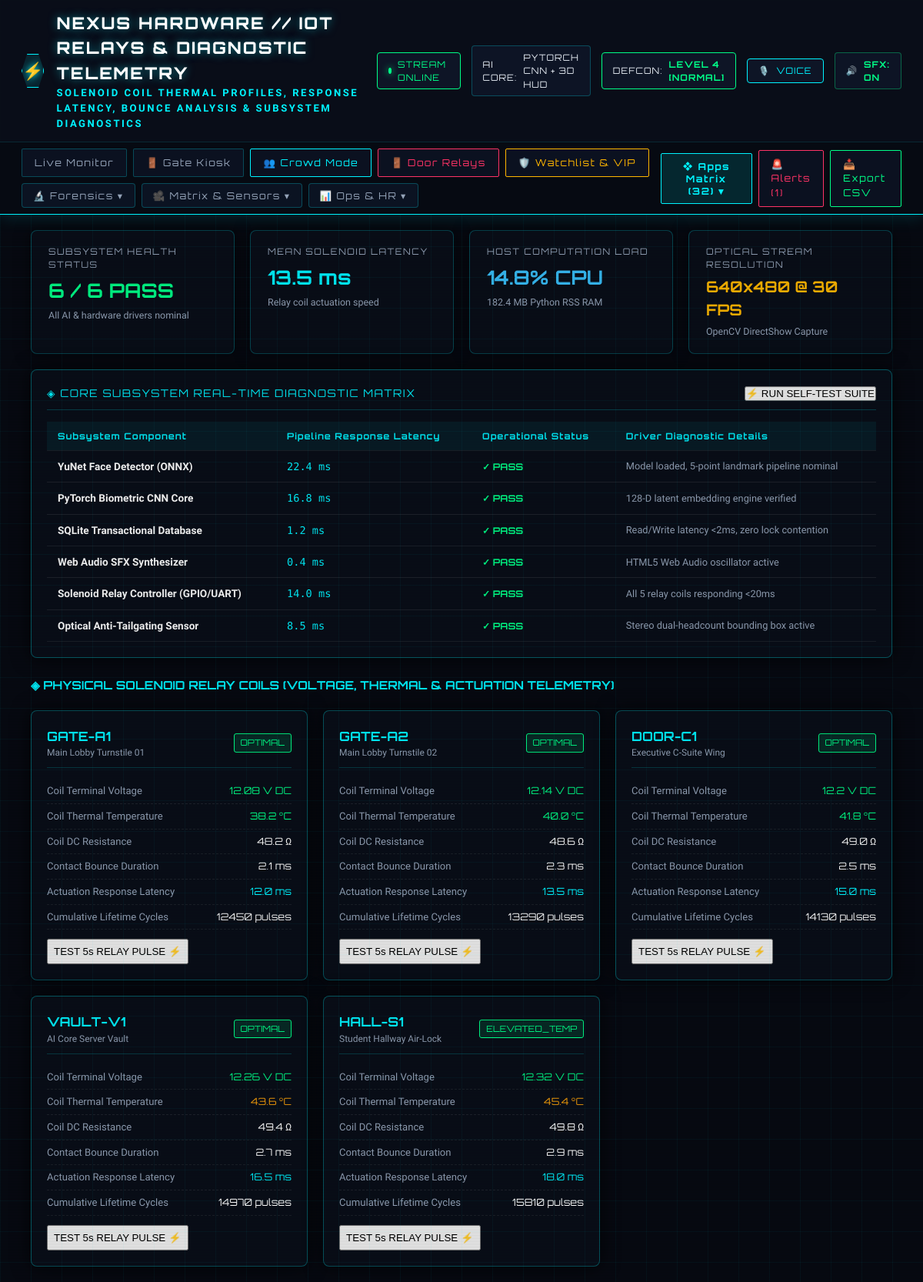
The page /hardware on the database its author committed.
### tables this page shows
CREATE TABLE doors (
                    id INTEGER PRIMARY KEY AUTOINCREMENT,
                    door_code TEXT UNIQUE NOT NULL,
                    name TEXT NOT NULL,
                    zone TEXT NOT NULL,
                    clearance_required TEXT DEFAULT 'STANDARD',
                    relay_state TEXT DEFAULT 'LOCKED',
                    last_access_time TEXT DEFAULT '-',
                    last_user TEXT DEFAULT '-'
                );

### app.py (the view)
@app.route('/hardware')
def hardware_view():
    stats = db.get_stats()
    hardware = db.get_hardware_telemetry()
    return render_template('hardware.html', stats=stats, hardware=hardware)

### attendance_engine/db.py (called while the page is built)
    def _get_connection(self):
        conn = sqlite3.connect(self.db_path, check_same_thread=False)
        conn.row_factory = sqlite3.Row
        return conn

    def get_doors(self):
        with self._get_connection() as conn:
            cursor = conn.cursor()
            cursor.execute("SELECT * FROM doors ORDER BY id ASC")
            return [dict(row) for row in cursor.fetchall()]

### templates/hardware.html (shortened to what this page needs)
<!DOCTYPE html>
<html lang="en">
<head>
  <link rel="stylesheet" href="/static/css/style.css">
</head>
<body>
  {% set active_page = 'hardware' %}
  {% set nav_icon = '⚡' %}
  {% set nav_title = 'NEXUS HARDWARE // IOT RELAYS & DIAGNOSTIC TELEMETRY' %}
  {% set nav_subtitle = 'SOLENOID COIL THERMAL PROFILES, RESPONSE LATENCY, BOUNCE ANALYSIS & SUBSYSTEM DIAGNOSTICS' %}
  {% include 'nav_header.html' %}
  <main class="hw-container">
    <div class="hw-kpi-grid">
      <div class="kpi-card">
        <div class="kpi-title">SUBSYSTEM HEALTH STATUS</div>
        <div class="kpi-num" style="color:#00ff88;">
          {% if hardware.all_systems_nominal %}6 / 6 PASS{% else %}ATTENTION{% endif %}
        </div>
        <div class="kpi-sub">All AI & hardware drivers nominal</div>
      </div>
      <div class="kpi-card">
        <div class="kpi-title">MEAN SOLENOID LATENCY</div>
        <div class="kpi-num" style="color:#00f3ff;">13.5 ms</div>
        <div class="kpi-sub">Relay coil actuation speed</div>
      </div>
      <div class="kpi-card">
        <div class="kpi-title">HOST COMPUTATION LOAD</div>
        <div class="kpi-num" style="color:#38bdf8;">{{ hardware.system.cpu_utilization_pct }}% CPU</div>
        <div class="kpi-sub">{{ hardware.system.memory_usage_mb }} MB Python RSS RAM</div>
      </div>
      <div class="kpi-card">
        <div class="kpi-title">OPTICAL STREAM RESOLUTION</div>
        <div class="kpi-num" style="font-size:1.25rem; color:#ffb700;">{{ hardware.system.active_camera_resolution }}</div>
        <div class="kpi-sub">OpenCV DirectShow Capture</div>
      </div>
    </div>
    <div class="chart-panel">
      <div class="panel-hdr">
        <span>◈ CORE SUBSYSTEM REAL-TIME DIAGNOSTIC MATRIX</span>
        <button class="quick-preset-btn" onclick="runSelfTest()">⚡ RUN SELF-TEST SUITE</button>
      </div>
      <div style="overflow-x:auto;">
        <table class="diag-table">
          <thead>
            <tr>
              <th>Subsystem Component</th>
              <th>Pipeline Response Latency</th>
              <th>Operational Status</th>
              <th>Driver Diagnostic Details</th>
            </tr>
          </thead>
          <tbody id="diag-tbody">
            {% for d in hardware.diagnostics %}
            <tr>
              <td><strong style="color:#fff;">{{ d.subsystem }}</strong></td>
              <td><span style="font-family:'Fira Code',monospace; color:#00f3ff;">{{ d.latency }}</span></td>
              <td>
                <span style="font-family:'Orbitron',monospace; font-size:0.75rem; color:#00ff88; font-weight:700;">
                  ✓ {{ d.status }}
                </span>
              </td>
              <td style="color:#94a3b8; font-size:0.8rem;">{{ d.details }}</td>
            </tr>
            {% endfor %}
          </tbody>
        </table>
      </div>
    </div>
    <h3 style="font-family:'Orbitron',monospace; font-size: 0.95rem; color:#00f3ff; margin-top: 5px;">
      ◈ PHYSICAL SOLENOID RELAY COILS (VOLTAGE, THERMAL & ACTUATION TELEMETRY)
    </h3>
    <div class="hw-grid">
      {% for r in hardware.relays %}
      <div class="relay-hw-card" id="hw-card-{{ r.door_code }}">
        <div class="card-hdr">
          <div>
            <div style="font-family:'Orbitron',monospace; font-size:1.05rem; font-weight:700; color:#00f3ff;">{{ r.door_code }}</div>
            <div style="font-size:0.75rem; color:#94a3b8;">{{ r.name }}</div>
          </div>
          <span style="font-family:'Orbitron',monospace; font-size:0.7rem; padding:3px 8px; border-radius:3px; background:rgba(0,255,136,0.12); color:#00ff88; border:1px solid #00ff88;">
            {{ r.health_grade }}
          </span>
        </div>
        <div class="stat-row"><span class="stat-lbl">Coil Terminal Voltage</span><span class="stat-val" style="color:#00ff88;">{{ r.voltage_v }} V DC</span></div>
        <div class="stat-row"><span class="stat-lbl">Coil Thermal Temperature</span><span class="stat-val" style="color:{{ '#f59e0b' if r.temp_c > 42 else '#00ff88' }};">{{ r.temp_c }} °C</span></div>
        <div class="stat-row"><span class="stat-lbl">Coil DC Resistance</span><span class="stat-val">{{ r.resistance_ohms }} Ω</span></div>
        <div class="stat-row"><span class="stat-lbl">Contact Bounce Duration</span><span class="stat-val">{{ r.bounce_ms }} ms</span></div>
        <div class="stat-row"><span class="stat-lbl">Actuation Response Latency</span><span class="stat-val" style="color:#00f3ff;">{{ r.response_ms }} ms</span></div>
        <div class="stat-row"><span class="stat-lbl">Cumulative Lifetime Cycles</span><span class="stat-val">{{ r.cycle_count }} pulses</span></div>
        <button class="action-btn-full" onclick="pulseRelayTest('{{ r.door_code }}')" style="margin-top:12px; padding:7px;">
          TEST 5s RELAY PULSE ⚡
        </button>
      </div>
      {% endfor %}
    </div>
  </main>
</body>
</html>

### static/css/style.css (style rules this page uses)
:root { --bg-primary: #070a12; --bg-secondary: #0d121f; --bg-card: rgba(16, 23, 38, 0.75); --border-cyan: #00f3ff; --border-dim: rgba(0, 243, 255, 0.25); --neon-cyan: #00f3ff; --neon-green: #00ff88; --neon-amber: #ffb800; --neon-purple: #9d4edd; --neon-red: #ff3366; --text-main: #e2e8f0; --text-muted: #94a3b8; --font-tech: 'Orbitron', -apple-system, sans-serif; --font-body: 'Rajdhani', -apple-system, sans-serif; }
* { margin: 0; padding: 0; box-sizing: border-box; }
body { background-color: var(--bg-primary); color: var(--text-main); font-family: var(--font-body); font-size: 16px; line-height: 1.5; min-height: 100vh; position: relative; overflow-x: hidden; }

### templates/hardware.html (style rules this page uses)
.hw-container { padding: 20px 40px; display: flex; flex-direction: column; gap: 20px; }
.hw-kpi-grid { display: grid; grid-template-columns: repeat(4, 1fr); gap: 20px; }
.kpi-card { background: rgba(10, 15, 26, 0.9); border: 1px solid rgba(0, 243, 255, 0.25); border-radius: 8px; padding: 18px 22px; box-shadow: 0 0 20px rgba(0, 0, 0, 0.5); }
.kpi-title { font-family: 'Orbitron', monospace; font-size: 0.72rem; letter-spacing: 1.5px; color: #94a3b8; margin-bottom: 6px; }
.kpi-num { font-family: 'Orbitron', monospace; font-size: 1.6rem; font-weight: 700; color: #00f3ff; }
.kpi-sub { font-size: 0.78rem; color: #94a3b8; margin-top: 4px; }
.hw-grid { display: grid; grid-template-columns: repeat(auto-fit, minmax(340px, 1fr)); gap: 20px; }
.relay-hw-card { background: rgba(10, 15, 26, 0.95); border: 1px solid rgba(0, 243, 255, 0.3); border-radius: 8px; padding: 20px; box-shadow: 0 0 25px rgba(0, 0, 0, 0.7); }
.card-hdr { display: flex; justify-content: space-between; align-items: center; border-bottom: 1px solid rgba(0, 243, 255, 0.2); padding-bottom: 10px; margin-bottom: 14px; }
.stat-row { display: flex; justify-content: space-between; padding: 6px 0; border-bottom: 1px dashed rgba(255, 255, 255, 0.08); font-size: 0.82rem; }
.stat-lbl { color: #94a3b8; }
.stat-val { color: #fff; font-family: 'Orbitron', monospace; font-size: 0.8rem; }
.chart-panel { background: rgba(10, 15, 26, 0.95); border: 1px solid rgba(0, 243, 255, 0.3); border-radius: 8px; padding: 20px; box-shadow: 0 0 25px rgba(0, 0, 0, 0.7); }
.panel-hdr { font-family: 'Orbitron', monospace; font-size: 0.85rem; letter-spacing: 1.5px; color: #00f3ff; border-bottom: 1px solid rgba(0, 243, 255, 0.2); padding-bottom: 10px; margin-bottom: 15px; display: flex; justify-content: space-between; align-items: center; }
.diag-table { width: 100%; border-collapse: collapse; font-size: 0.85rem; }
.diag-table th, .diag-table td { padding: 10px 14px; border-bottom: 1px solid rgba(255, 255, 255, 0.08); text-align: left; }
.diag-table th { font-family: 'Orbitron', monospace; font-size: 0.72rem; letter-spacing: 1px; color: #00f3ff; background: rgba(0, 243, 255, 0.06); }

### rows shown on the page
doors: door_code "GATE-A1", name "Main Lobby Turnstile 01", health_grade "OPTIMAL", voltage_v "12.08", temp_c "38.2", resistance_ohms "48.2", bounce_ms "2.1", response_ms "12.0", cycle_count "12450"
doors: door_code "GATE-A2", name "Main Lobby Turnstile 02", health_grade "OPTIMAL", voltage_v "12.14", temp_c "40.0", resistance_ohms "48.6", bounce_ms "2.3", response_ms "13.5", cycle_count "13290"
doors: door_code "DOOR-C1", name "Executive C-Suite Wing", health_grade "OPTIMAL", voltage_v "12.2", temp_c "41.8", resistance_ohms "49.0", bounce_ms "2.5", response_ms "15.0", cycle_count "14130"
doors: door_code "VAULT-V1", name "AI Core Server Vault", health_grade "OPTIMAL", voltage_v "12.26", temp_c "43.6", resistance_ohms "49.4", bounce_ms "2.7", response_ms "16.5", cycle_count "14970"
doors: door_code "HALL-S1", name "Student Hallway Air-Lock", health_grade "ELEVATED_TEMP", voltage_v "12.32", temp_c "45.4", resistance_ohms "49.8", bounce_ms "2.9", response_ms "18.0", cycle_count "15810"

### other values the page prints
{{ nav_icon|default('◈') }} "⚡"
{{ nav_title|default('NEXUS // BIOMETRIC 3D ATTENDANCE') }} "NEXUS HARDWARE // IOT RELAYS & DIAGNOSTIC TELEMETRY"
{{ hardware.system.cpu_utilization_pct }} "14.8"
{{ hardware.system.memory_usage_mb }} "182.4"
{{ hardware.system.active_camera_resolution }} "640x480 @ 30 FPS"
{{ d.subsystem }} "YuNet Face Detector (ONNX)" "PyTorch Biometric CNN Core" "SQLite Transactional Database" "Web Audio SFX Synthesizer" "Solenoid Relay Controller (GPIO/UART)" "Optical Anti-Tailgating Sensor"
{{ d.latency }} "22.4 ms" "16.8 ms" "1.2 ms" "0.4 ms" "14.0 ms" "8.5 ms"
{{ d.status }} "PASS" "PASS" "PASS" "PASS" "PASS" "PASS"
{{ d.details }} "Model loaded, 5-point landmark pipeline nominal" "128-D latent embedding engine verified" "Read/Write latency <2ms, zero lock contention" "HTML5 Web Audio oscillator active" "All 5 relay coils responding <20ms" "Stereo dual-headcount bounding box active"
